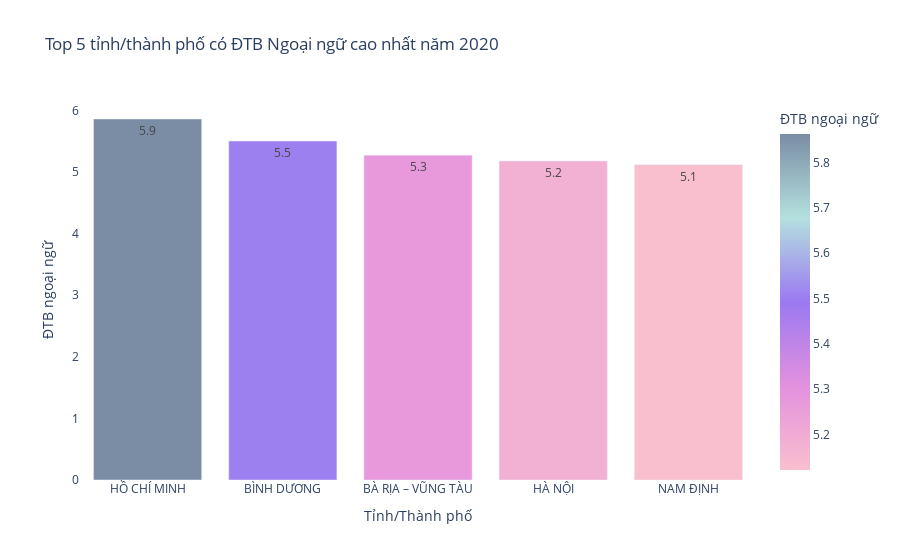
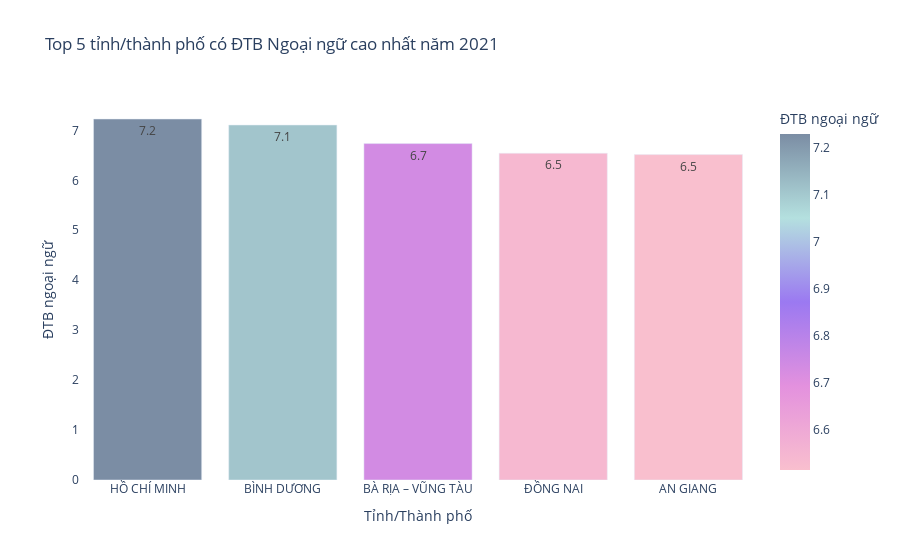
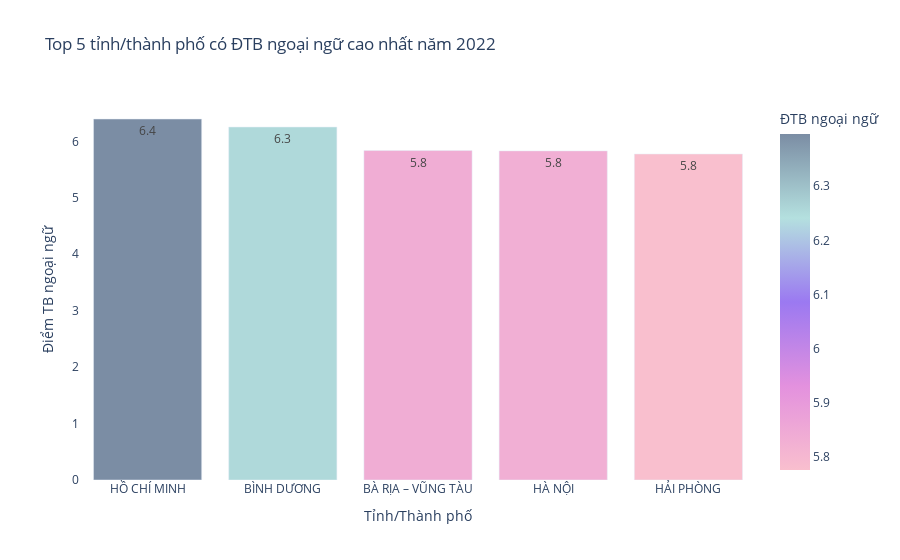

Notebook code for these charts, in order:
### Markdown cell above
Code:

### Code cell
colors = ["#f25c11", '#f7c141', '#f7f9e0', '#192b59', '#7b8da4', '#b4e0df', '#9b79f1', '#e391de', '#f9bfce']
# Plotly bar plot
fig1=px.bar(df1.head(5), x='Tỉnh/Thành phố', y='ĐTB ngoại ngữ', color='ĐTB ngoại ngữ', 
             color_continuous_scale=colors[:3:-1], text_auto='.2s',
             title = "Top 5 tỉnh/thành phố có ĐTB Ngoại ngữ cao nhất năm 2020")
fig1.update_yaxes(title="ĐTB ngoại ngữ",showgrid=False)
fig1.update_xaxes(showgrid=False)
fig1.update_layout(plot_bgcolor= 'white')
fig1.show()

#2021
fig2=px.bar(df2.head(5), x='Tỉnh/Thành phố', y='ĐTB ngoại ngữ', color='ĐTB ngoại ngữ', 
             color_continuous_scale=colors[:3:-1], text_auto='.2s',
             title = "Top 5 tỉnh/thành phố có ĐTB Ngoại ngữ cao nhất năm 2021")
fig2.update_yaxes(title="ĐTB ngoại ngữ",showgrid=False)
fig2.update_xaxes(showgrid=False)
fig2.update_layout(plot_bgcolor= 'white')
fig2.show()

#2022
fig3=px.bar(df3.head(5), x='Tỉnh/Thành phố', y='ĐTB ngoại ngữ', color='ĐTB ngoại ngữ', 
             color_continuous_scale=colors[:3:-1], text_auto='.2s',
             title = "Top 5 tỉnh/thành phố có ĐTB ngoại ngữ cao nhất năm 2022")
fig3.update_yaxes(title="Điểm TB ngoại ngữ",showgrid=False)
fig3.update_xaxes(showgrid=False)
fig3.update_layout(plot_bgcolor= 'white')
fig3.show()

### Figure 1 — Plotly figure (JSON) as saved in the notebook; plotly's stock layout.template omitted (floating-point values rounded to 4 significant figures)
{"data": [{"alignmentgroup": "True", "hovertemplate": "Tỉnh/Thành phố=%{x}<br>ĐTB ngoại ngữ=%{marker.color}<extra></extra>", "legendgroup": "", "marker": {"color": [5.863, 5.505, 5.275, 5.181, 5.122], "coloraxis": "coloraxis", "pattern": {"shape": ""}}, "name": "", "offsetgroup": "", "orientation": "v", "showlegend": false, "textposition": "auto", "texttemplate": "%{y:.2s}", "type": "bar", "x": ["HỒ CHÍ MINH", "BÌNH DƯƠNG", "BÀ RỊA – VŨNG TÀU", "HÀ NỘI", "NAM ĐỊNH"], "xaxis": "x", "y": [5.863, 5.505, 5.275, 5.181, 5.122], "yaxis": "y"}], "layout": {"barmode": "relative", "coloraxis": {"colorbar": {"title": {"text": "ĐTB ngoại ngữ"}}, "colorscale": [[0, "#f9bfce"], [0.25, "#e391de"], [0.5, "#9b79f1"], [0.75, "#b4e0df"], [1, "#7b8da4"]]}, "legend": {"tracegroupgap": 0}, "plot_bgcolor": "white", "title": {"text": "Top 5 tỉnh/thành phố có ĐTB Ngoại ngữ cao nhất năm 2020"}, "xaxis": {"anchor": "y", "domain": [0, 1], "showgrid": false, "title": {"text": "Tỉnh/Thành phố"}}, "yaxis": {"anchor": "x", "domain": [0, 1], "showgrid": false, "title": {"text": "ĐTB ngoại ngữ"}}}}

### Figure 2 — Plotly figure (JSON) as saved in the notebook; plotly's stock layout.template omitted (floating-point values rounded to 4 significant figures)
{"data": [{"alignmentgroup": "True", "hovertemplate": "Tỉnh/Thành phố=%{x}<br>ĐTB ngoại ngữ=%{marker.color}<extra></extra>", "legendgroup": "", "marker": {"color": [7.228, 7.108, 6.736, 6.543, 6.516], "coloraxis": "coloraxis", "pattern": {"shape": ""}}, "name": "", "offsetgroup": "", "orientation": "v", "showlegend": false, "textposition": "auto", "texttemplate": "%{y:.2s}", "type": "bar", "x": ["HỒ CHÍ MINH", "BÌNH DƯƠNG", "BÀ RỊA – VŨNG TÀU", "ĐỒNG NAI", "AN GIANG"], "xaxis": "x", "y": [7.228, 7.108, 6.736, 6.543, 6.516], "yaxis": "y"}], "layout": {"barmode": "relative", "coloraxis": {"colorbar": {"title": {"text": "ĐTB ngoại ngữ"}}, "colorscale": [[0, "#f9bfce"], [0.25, "#e391de"], [0.5, "#9b79f1"], [0.75, "#b4e0df"], [1, "#7b8da4"]]}, "legend": {"tracegroupgap": 0}, "plot_bgcolor": "white", "title": {"text": "Top 5 tỉnh/thành phố có ĐTB Ngoại ngữ cao nhất năm 2021"}, "xaxis": {"anchor": "y", "domain": [0, 1], "showgrid": false, "title": {"text": "Tỉnh/Thành phố"}}, "yaxis": {"anchor": "x", "domain": [0, 1], "showgrid": false, "title": {"text": "ĐTB ngoại ngữ"}}}}

### Figure 3 — Plotly figure (JSON) as saved in the notebook; plotly's stock layout.template omitted (floating-point values rounded to 4 significant figures)
{"data": [{"alignmentgroup": "True", "hovertemplate": "Tỉnh/Thành phố=%{x}<br>ĐTB ngoại ngữ=%{marker.color}<extra></extra>", "legendgroup": "", "marker": {"color": [6.396, 6.254, 5.838, 5.832, 5.776], "coloraxis": "coloraxis", "pattern": {"shape": ""}}, "name": "", "offsetgroup": "", "orientation": "v", "showlegend": false, "textposition": "auto", "texttemplate": "%{y:.2s}", "type": "bar", "x": ["HỒ CHÍ MINH", "BÌNH DƯƠNG", "BÀ RỊA – VŨNG TÀU", "HÀ NỘI", "HẢI PHÒNG"], "xaxis": "x", "y": [6.396, 6.254, 5.838, 5.832, 5.776], "yaxis": "y"}], "layout": {"barmode": "relative", "coloraxis": {"colorbar": {"title": {"text": "ĐTB ngoại ngữ"}}, "colorscale": [[0, "#f9bfce"], [0.25, "#e391de"], [0.5, "#9b79f1"], [0.75, "#b4e0df"], [1, "#7b8da4"]]}, "legend": {"tracegroupgap": 0}, "plot_bgcolor": "white", "title": {"text": "Top 5 tỉnh/thành phố có ĐTB ngoại ngữ cao nhất năm 2022"}, "xaxis": {"anchor": "y", "domain": [0, 1], "showgrid": false, "title": {"text": "Tỉnh/Thành phố"}}, "yaxis": {"anchor": "x", "domain": [0, 1], "showgrid": false, "title": {"text": "Điểm TB ngoại ngữ"}}}}
